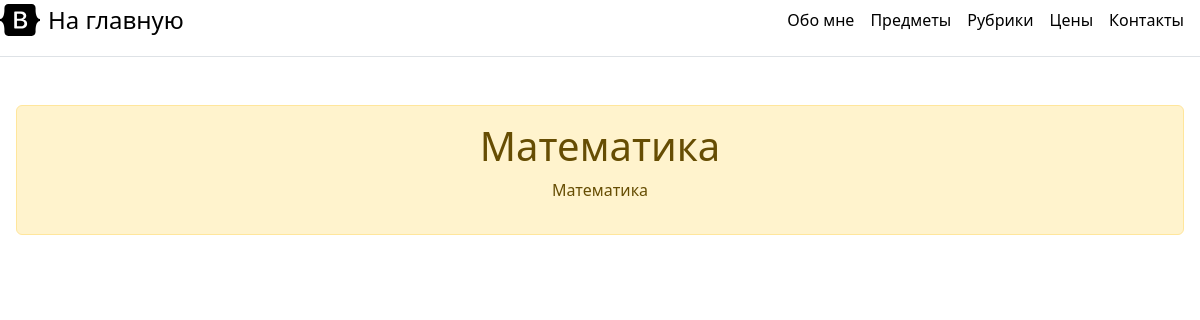
The page /3/ on the database as committed earlier.
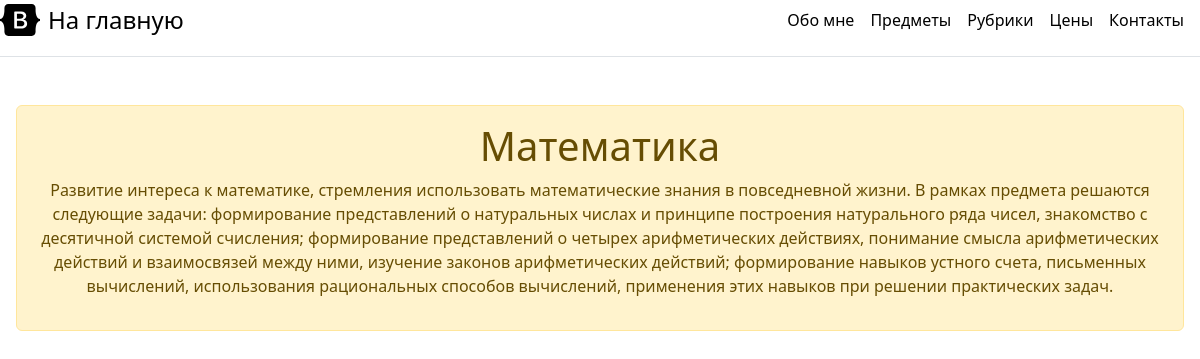
The same page on the database as committed later.
### webrepetitor/models.py (models this page shows, shortened)
class Bd(models.Model):
    class Status(models.TextChoices):
        DRAFT = 'DF', 'Черновик'
        PUBLISHED = 'PF', 'Опубликовано'
    title = models.CharField(max_length=250)
    slag = models.SlugField(max_length=250)
    content = models.TextField()
    price = models.FloatField()
    published_time = models.DateTimeField(auto_now_add=True, db_index=True)
    status = models.CharField(max_length=2, choices=Status.choices, default=Status.DRAFT)
    rubric = models.ForeignKey('Rubric', null=True,
                               on_delete=models.PROTECT, verbose_name='Рубрика')
    objects = models.Manager()
    published = PublishedManager()

### webrepetitor/views.py (the view)
# urls.py: path('<int:id>/', views.post_detail, name='post_detail'),
def post_detail(request, id):
    post = get_object_or_404(Bd, id=id, status=Bd.Status.PUBLISHED)
    return render(request, 'webrepetitor/detail.html', {'post': post})

### webrepetitor/templates/webrepetitor/detail.html (shortened to what this page needs)
{% extends "webrepetitor/base.html" %}
{% block content %}
 <div class="pricing-header p-3 pb-md-4 mx-auto text-center">
 <div class="alert alert-warning mt-2">
  <h1>{{ post.title }}</h1>
  <p class="date">
     {{post.content}}
  </p>
</div>
{% endblock %}

Rows that differ between the two databases and show on the page:
changed Bd "Математика": content "Математика" → "Развитие интереса к математике, стремления использовать математические знания в повседневной жизни. В рамках предмета решаются следующие задачи: формирование представлений о натуральных числах и принципе построения натурального ряда чисел, знакомство с десятичной системой счисления; формирование представлений о четырех арифметических действиях, понимание смысла арифметических действий и взаимосвязей между ними, изучение законов арифметических действий; формирование навыков устного счета, письменных вычислений, использования рациональных способов вычислений, применения этих навыков при решении практических задач."
